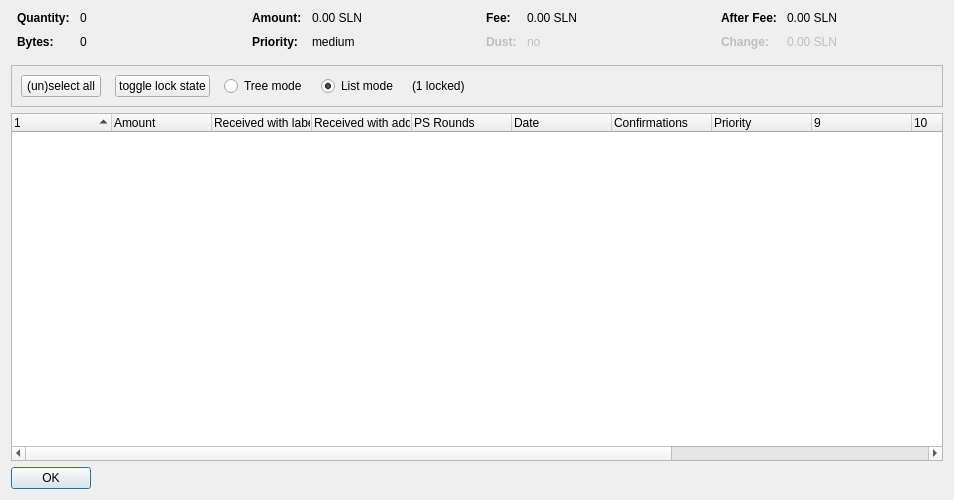
<?xml version="1.0" encoding="UTF-8"?>
<ui version="4.0">
 <class>CoinControlDialog</class>
 <widget class="QDialog" name="CoinControlDialog">
  <property name="geometry">
   <rect>
    <x>0</x>
    <y>0</y>
    <width>954</width>
    <height>500</height>
   </rect>
  </property>
  <property name="windowTitle">
   <string>Coin Selection</string>
  </property>
  <layout class="QVBoxLayout" name="verticalLayout">
   <item>
    <layout class="QHBoxLayout" name="horizontalLayoutTop" stretch="0,0,0,0">
     <property name="topMargin">
      <number>0</number>
     </property>
     <property name="bottomMargin">
      <number>10</number>
     </property>
     <item>
      <layout class="QFormLayout" name="formLayoutCoinControl1">
       <property name="horizontalSpacing">
        <number>10</number>
       </property>
       <property name="verticalSpacing">
        <number>10</number>
       </property>
       <property name="leftMargin">
        <number>6</number>
       </property>
       <property name="rightMargin">
        <number>6</number>
       </property>
       <item row="0" column="0">
        <widget class="QLabel" name="labelCoinControlQuantityText">
         <property name="font">
          <font>
           <weight>75</weight>
           <bold>true</bold>
          </font>
         </property>
         <property name="text">
          <string>Quantity:</string>
         </property>
        </widget>
       </item>
       <item row="0" column="1">
        <widget class="QLabel" name="labelCoinControlQuantity">
         <property name="cursor">
          <cursorShape>IBeamCursor</cursorShape>
         </property>
         <property name="contextMenuPolicy">
          <enum>Qt::ActionsContextMenu</enum>
         </property>
         <property name="text">
          <string notr="true">0</string>
         </property>
         <property name="textInteractionFlags">
          <set>Qt::LinksAccessibleByMouse|Qt::TextSelectableByKeyboard|Qt::TextSelectableByMouse</set>
         </property>
        </widget>
       </item>
       <item row="1" column="0">
        <widget class="QLabel" name="labelCoinControlBytesText">
         <property name="font">
          <font>
           <weight>75</weight>
           <bold>true</bold>
          </font>
         </property>
         <property name="text">
          <string>Bytes:</string>
         </property>
        </widget>
       </item>
       <item row="1" column="1">
        <widget class="QLabel" name="labelCoinControlBytes">
         <property name="cursor">
          <cursorShape>IBeamCursor</cursorShape>
         </property>
         <property name="contextMenuPolicy">
          <enum>Qt::ActionsContextMenu</enum>
         </property>
         <property name="text">
          <string notr="true">0</string>
         </property>
         <property name="textInteractionFlags">
          <set>Qt::LinksAccessibleByMouse|Qt::TextSelectableByKeyboard|Qt::TextSelectableByMouse</set>
         </property>
        </widget>
       </item>
      </layout>
     </item>
     <item>
      <layout class="QFormLayout" name="formLayoutCoinControl2">
       <property name="horizontalSpacing">
        <number>10</number>
       </property>
       <property name="verticalSpacing">
        <number>10</number>
       </property>
       <property name="leftMargin">
        <number>6</number>
       </property>
       <property name="rightMargin">
        <number>6</number>
       </property>
       <item row="0" column="0">
        <widget class="QLabel" name="labelCoinControlAmountText">
         <property name="font">
          <font>
           <weight>75</weight>
           <bold>true</bold>
          </font>
         </property>
         <property name="text">
          <string>Amount:</string>
         </property>
        </widget>
       </item>
       <item row="0" column="1">
        <widget class="QLabel" name="labelCoinControlAmount">
         <property name="cursor">
          <cursorShape>IBeamCursor</cursorShape>
         </property>
         <property name="contextMenuPolicy">
          <enum>Qt::ActionsContextMenu</enum>
         </property>
         <property name="text">
          <string notr="true">0.00 SLN</string>
         </property>
         <property name="textInteractionFlags">
          <set>Qt::LinksAccessibleByMouse|Qt::TextSelectableByKeyboard|Qt::TextSelectableByMouse</set>
         </property>
        </widget>
       </item>
       <item row="1" column="0">
        <widget class="QLabel" name="labelCoinControlPriorityText">
         <property name="font">
          <font>
           <weight>75</weight>
           <bold>true</bold>
          </font>
         </property>
         <property name="text">
          <string>Priority:</string>
         </property>
        </widget>
       </item>
       <item row="1" column="1">
        <widget class="QLabel" name="labelCoinControlPriority">
         <property name="cursor">
          <cursorShape>IBeamCursor</cursorShape>
         </property>
         <property name="contextMenuPolicy">
          <enum>Qt::ActionsContextMenu</enum>
         </property>
         <property name="text">
          <string>medium</string>
         </property>
         <property name="textInteractionFlags">
          <set>Qt::LinksAccessibleByMouse|Qt::TextSelectableByKeyboard|Qt::TextSelectableByMouse</set>
         </property>
        </widget>
       </item>
      </layout>
     </item>
     <item>
      <layout class="QFormLayout" name="formLayoutCoinControl3">
       <property name="horizontalSpacing">
        <number>10</number>
       </property>
       <property name="verticalSpacing">
        <number>10</number>
       </property>
       <property name="leftMargin">
        <number>6</number>
       </property>
       <property name="rightMargin">
        <number>6</number>
       </property>
       <item row="0" column="0">
        <widget class="QLabel" name="labelCoinControlFeeText">
         <property name="font">
          <font>
           <weight>75</weight>
           <bold>true</bold>
          </font>
         </property>
         <property name="text">
          <string>Fee:</string>
         </property>
        </widget>
       </item>
       <item row="0" column="1">
        <widget class="QLabel" name="labelCoinControlFee">
         <property name="cursor">
          <cursorShape>IBeamCursor</cursorShape>
         </property>
         <property name="contextMenuPolicy">
          <enum>Qt::ActionsContextMenu</enum>
         </property>
         <property name="text">
          <string notr="true">0.00 SLN</string>
         </property>
         <property name="textInteractionFlags">
          <set>Qt::LinksAccessibleByMouse|Qt::TextSelectableByKeyboard|Qt::TextSelectableByMouse</set>
         </property>
        </widget>
       </item>
       <item row="1" column="0">
        <widget class="QLabel" name="labelCoinControlLowOutputText">
         <property name="enabled">
          <bool>false</bool>
         </property>
         <property name="font">
          <font>
           <weight>75</weight>
           <bold>true</bold>
          </font>
         </property>
         <property name="text">
          <string>Dust:</string>
         </property>
        </widget>
       </item>
       <item row="1" column="1">
        <widget class="QLabel" name="labelCoinControlLowOutput">
         <property name="enabled">
          <bool>false</bool>
         </property>
         <property name="cursor">
          <cursorShape>IBeamCursor</cursorShape>
         </property>
         <property name="contextMenuPolicy">
          <enum>Qt::ActionsContextMenu</enum>
         </property>
         <property name="text">
          <string>no</string>
         </property>
         <property name="textInteractionFlags">
          <set>Qt::LinksAccessibleByMouse|Qt::TextSelectableByKeyboard|Qt::TextSelectableByMouse</set>
         </property>
        </widget>
       </item>
      </layout>
     </item>
     <item>
      <layout class="QFormLayout" name="formLayoutCoinControl4">
       <property name="horizontalSpacing">
        <number>10</number>
       </property>
       <property name="verticalSpacing">
        <number>10</number>
       </property>
       <property name="leftMargin">
        <number>6</number>
       </property>
       <property name="rightMargin">
        <number>6</number>
       </property>
       <item row="0" column="0">
        <widget class="QLabel" name="labelCoinControlAfterFeeText">
         <property name="font">
          <font>
           <weight>75</weight>
           <bold>true</bold>
          </font>
         </property>
         <property name="text">
          <string>After Fee:</string>
         </property>
        </widget>
       </item>
       <item row="0" column="1">
        <widget class="QLabel" name="labelCoinControlAfterFee">
         <property name="cursor">
          <cursorShape>IBeamCursor</cursorShape>
         </property>
         <property name="contextMenuPolicy">
          <enum>Qt::ActionsContextMenu</enum>
         </property>
         <property name="text">
          <string notr="true">0.00 SLN</string>
         </property>
         <property name="textInteractionFlags">
          <set>Qt::LinksAccessibleByMouse|Qt::TextSelectableByKeyboard|Qt::TextSelectableByMouse</set>
         </property>
        </widget>
       </item>
       <item row="1" column="0">
        <widget class="QLabel" name="labelCoinControlChangeText">
         <property name="enabled">
          <bool>false</bool>
         </property>
         <property name="font">
          <font>
           <weight>75</weight>
           <bold>true</bold>
          </font>
         </property>
         <property name="text">
          <string>Change:</string>
         </property>
        </widget>
       </item>
       <item row="1" column="1">
        <widget class="QLabel" name="labelCoinControlChange">
         <property name="enabled">
          <bool>false</bool>
         </property>
         <property name="cursor">
          <cursorShape>IBeamCursor</cursorShape>
         </property>
         <property name="contextMenuPolicy">
          <enum>Qt::ActionsContextMenu</enum>
         </property>
         <property name="text">
          <string notr="true">0.00 SLN</string>
         </property>
         <property name="textInteractionFlags">
          <set>Qt::LinksAccessibleByMouse|Qt::TextSelectableByKeyboard|Qt::TextSelectableByMouse</set>
         </property>
        </widget>
       </item>
      </layout>
     </item>
    </layout>
   </item>
   <item>
    <widget class="QFrame" name="frame">
     <property name="minimumSize">
      <size>
       <width>0</width>
       <height>40</height>
      </size>
     </property>
     <property name="frameShape">
      <enum>QFrame::StyledPanel</enum>
     </property>
     <property name="frameShadow">
      <enum>QFrame::Sunken</enum>
     </property>
     <layout class="QHBoxLayout" name="horizontalLayout">
      <item>
       <layout class="QHBoxLayout" name="horizontalLayoutPanel" stretch="0,0,0,0,0,0">
        <property name="spacing">
         <number>14</number>
        </property>
        <item>
         <widget class="QPushButton" name="pushButtonSelectAll">
          <property name="sizePolicy">
           <sizepolicy hsizetype="Maximum" vsizetype="Fixed">
            <horstretch>0</horstretch>
            <verstretch>0</verstretch>
           </sizepolicy>
          </property>
          <property name="text">
           <string>(un)select all</string>
          </property>
          <property name="autoDefault">
           <bool>false</bool>
          </property>
         </widget>
        </item>
        <item>
         <widget class="QPushButton" name="pushButtonToggleLock">
          <property name="sizePolicy">
           <sizepolicy hsizetype="Maximum" vsizetype="Fixed">
            <horstretch>0</horstretch>
            <verstretch>0</verstretch>
           </sizepolicy>
          </property>
          <property name="text">
           <string>toggle lock state</string>
          </property>
          <property name="autoDefault">
           <bool>false</bool>
          </property>
         </widget>
        </item>
        <item>
         <widget class="QRadioButton" name="radioTreeMode">
          <property name="sizePolicy">
           <sizepolicy hsizetype="Maximum" vsizetype="Fixed">
            <horstretch>0</horstretch>
            <verstretch>0</verstretch>
           </sizepolicy>
          </property>
          <property name="text">
           <string>Tree mode</string>
          </property>
         </widget>
        </item>
        <item>
         <widget class="QRadioButton" name="radioListMode">
          <property name="sizePolicy">
           <sizepolicy hsizetype="Maximum" vsizetype="Fixed">
            <horstretch>0</horstretch>
            <verstretch>0</verstretch>
           </sizepolicy>
          </property>
          <property name="text">
           <string>List mode</string>
          </property>
          <property name="checked">
           <bool>true</bool>
          </property>
         </widget>
        </item>
        <item>
         <widget class="QLabel" name="labelLocked">
          <property name="text">
           <string>(1 locked)</string>
          </property>
         </widget>
        </item>
        <item>
         <spacer name="horizontalSpacer">
          <property name="orientation">
           <enum>Qt::Horizontal</enum>
          </property>
          <property name="sizeHint" stdset="0">
           <size>
            <width>40</width>
            <height>20</height>
           </size>
          </property>
         </spacer>
        </item>
       </layout>
      </item>
     </layout>
    </widget>
   </item>
   <item>
    <widget class="CoinControlTreeWidget" name="treeWidget">
     <property name="contextMenuPolicy">
      <enum>Qt::CustomContextMenu</enum>
     </property>
     <property name="sortingEnabled">
      <bool>false</bool>
     </property>
     <property name="columnCount">
      <number>13</number>
     </property>
     <attribute name="headerShowSortIndicator" stdset="0">
      <bool>true</bool>
     </attribute>
     <attribute name="headerStretchLastSection">
      <bool>false</bool>
     </attribute>
     <column>
      <property name="text">
       <string/>
      </property>
     </column>
     <column>
      <property name="text">
       <string>Amount</string>
      </property>
     </column>
     <column>
      <property name="text">
       <string>Received with label</string>
      </property>
     </column>
     <column>
      <property name="text">
       <string>Received with address</string>
      </property>
     </column>
     <column>
      <property name="text">
       <string>PS Rounds</string>
      </property>
     </column>
     <column>
      <property name="text">
       <string>Date</string>
      </property>
     </column>
     <column>
      <property name="text">
       <string>Confirmations</string>
      </property>
      <property name="toolTip">
       <string>Confirmed</string>
      </property>
     </column>
     <column>
      <property name="text">
       <string>Priority</string>
      </property>
     </column>
     <column>
      <property name="text">
       <string/>
      </property>
     </column>
     <column>
      <property name="text">
       <string/>
      </property>
     </column>
     <column>
      <property name="text">
       <string/>
      </property>
     </column>
     <column>
      <property name="text">
       <string/>
      </property>
     </column>
     <column>
      <property name="text">
       <string/>
      </property>
     </column>
    </widget>
   </item>
   <item>
    <widget class="QDialogButtonBox" name="buttonBox">
     <property name="sizePolicy">
      <sizepolicy hsizetype="Maximum" vsizetype="Fixed">
       <horstretch>0</horstretch>
       <verstretch>0</verstretch>
      </sizepolicy>
     </property>
     <property name="orientation">
      <enum>Qt::Horizontal</enum>
     </property>
     <property name="standardButtons">
      <set>QDialogButtonBox::Ok</set>
     </property>
    </widget>
   </item>
  </layout>
 </widget>
 <customwidgets>
  <customwidget>
   <class>CoinControlTreeWidget</class>
   <extends>QTreeWidget</extends>
   <header>coincontroltreewidget.h</header>
  </customwidget>
 </customwidgets>
 <resources/>
 <connections/>
</ui>
